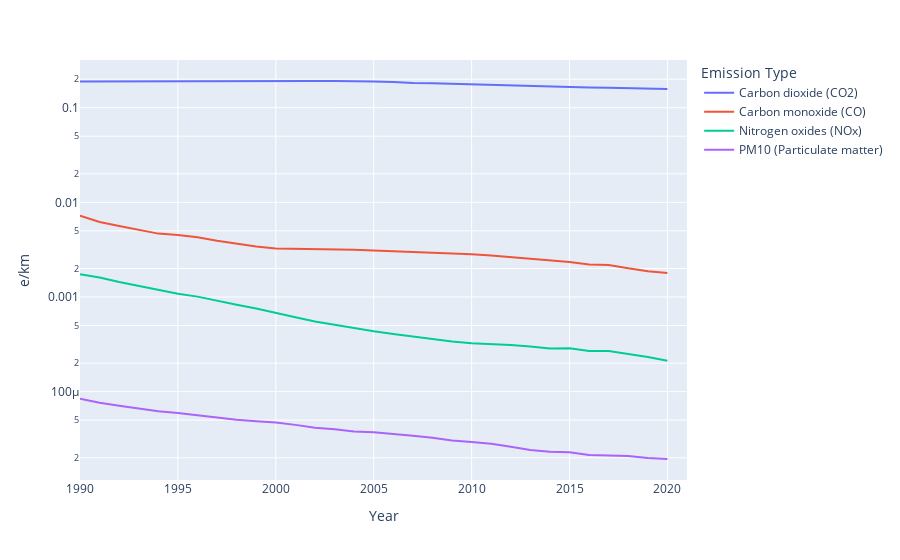

Here is the notebook cell this chart was saved with:
### Markdown cell above
### Graphs and stuff

### Code cell
px.line(car_data, x="Year", y="e/km", color="Emission Type", log_y=True)

### Figure 1 — Plotly figure (JSON) as saved in the notebook; plotly's stock layout.template omitted (floating-point values rounded to 4 significant figures)
{"data": [{"hovertemplate": "Emission Type=Carbon dioxide (CO2)<br>Year=%{x}<br>e/km=%{y}<extra></extra>", "legendgroup": "Carbon dioxide (CO2)", "line": {"color": "#636efa", "dash": "solid"}, "marker": {"symbol": "circle"}, "mode": "lines", "name": "Carbon dioxide (CO2)", "orientation": "v", "showlegend": true, "type": "scatter", "x": [1990, 1991, 1992, 1993, 1994, 1995, 1996, 1997, 1998, 1999, 2000, 2001, 2002, 2003, 2004, 2005, 2006, 2007, 2008, 2009, 2010, 2011, 2012, 2013, 2014, 2015, 2016, 2017, 2018, 2019, 2020, 2021], "xaxis": "x", "y": [0.1893, 0.1897, 0.1902, 0.1903, 0.1913, 0.1913, 0.1907, 0.1914, 0.1906, 0.1912, 0.191, 0.191, 0.1912, 0.1909, 0.1911, 0.1889, 0.1871, 0.182, 0.1807, 0.1783, 0.1759, 0.1739, 0.1707, 0.1686, 0.1659, 0.1646, 0.1634, 0.1625, 0.1613, 0.1595, 0.1576, null], "yaxis": "y"}, {"hovertemplate": "Emission Type=Carbon monoxide (CO)<br>Year=%{x}<br>e/km=%{y}<extra></extra>", "legendgroup": "Carbon monoxide (CO)", "line": {"color": "#EF553B", "dash": "solid"}, "marker": {"symbol": "circle"}, "mode": "lines", "name": "Carbon monoxide (CO)", "orientation": "v", "showlegend": true, "type": "scatter", "x": [1990, 1991, 1992, 1993, 1994, 1995, 1996, 1997, 1998, 1999, 2000, 2001, 2002, 2003, 2004, 2005, 2006, 2007, 2008, 2009, 2010, 2011, 2012, 2013, 2014, 2015, 2016, 2017, 2018, 2019, 2020, 2021], "xaxis": "x", "y": [0.007241, 0.006192, 0.005618, 0.005111, 0.004672, 0.00451, 0.004266, 0.003924, 0.00363, 0.003415, 0.003255, 0.003231, 0.003218, 0.003214, 0.003151, 0.003093, 0.003038, 0.003015, 0.002963, 0.002899, 0.002834, 0.002752, 0.002637, 0.002546, 0.002406, 0.002348, 0.002199, 0.002181, 0.002007, 0.00187, 0.001793, null], "yaxis": "y"}, {"hovertemplate": "Emission Type=Nitrogen oxides (NOx)<br>Year=%{x}<br>e/km=%{y}<extra></extra>", "legendgroup": "Nitrogen oxides (NOx)", "line": {"color": "#00cc96", "dash": "solid"}, "marker": {"symbol": "circle"}, "mode": "lines", "name": "Nitrogen oxides (NOx)", "orientation": "v", "showlegend": true, "type": "scatter", "x": [1990, 1991, 1992, 1993, 1994, 1995, 1996, 1997, 1998, 1999, 2000, 2001, 2002, 2003, 2004, 2005, 2006, 2007, 2008, 2009, 2010, 2011, 2012, 2013, 2014, 2015, 2016, 2017, 2018, 2019, 2020, 2021], "xaxis": "x", "y": [0.001743, 0.001607, 0.00144, 0.001308, 0.00118, 0.001084, 0.001009, 0.0009111, 0.0008273, 0.0007572, 0.000676, 0.00061, 0.0005517, 0.0005081, 0.0004693, 0.0004352, 0.0004071, 0.0003825, 0.0003625, 0.0003389, 0.0003255, 0.0003196, 0.0003113, 0.0002994, 0.0002864, 0.0002874, 0.0002683, 0.000268, 0.0002501, 0.0002328, 0.0002115, null], "yaxis": "y"}, {"hovertemplate": "Emission Type=PM10 (Particulate matter)<br>Year=%{x}<br>e/km=%{y}<extra></extra>", "legendgroup": "PM10 (Particulate matter)", "line": {"color": "#ab63fa", "dash": "solid"}, "marker": {"symbol": "circle"}, "mode": "lines", "name": "PM10 (Particulate matter)", "orientation": "v", "showlegend": true, "type": "scatter", "x": [1990, 1991, 1992, 1993, 1994, 1995, 1996, 1997, 1998, 1999, 2000, 2001, 2002, 2003, 2004, 2005, 2006, 2007, 2008, 2009, 2010, 2011, 2012, 2013, 2014, 2015, 2016, 2017, 2018, 2019, 2020, 2021], "xaxis": "x", "y": [8.428e-05, 7.639e-05, 7.09e-05, 6.584e-05, 6.219e-05, 5.942e-05, 5.617e-05, 5.272e-05, 5.044e-05, 4.861e-05, 4.721e-05, 4.456e-05, 4.156e-05, 4.004e-05, 3.802e-05, 3.718e-05, 3.583e-05, 3.424e-05, 3.259e-05, 3.054e-05, 2.932e-05, 2.817e-05, 2.618e-05, 2.422e-05, 2.314e-05, 2.284e-05, 2.135e-05, 2.111e-05, 2.084e-05, 1.993e-05, 1.943e-05, null], "yaxis": "y"}], "layout": {"autosize": true, "legend": {"title": {"text": "Emission Type"}, "tracegroupgap": 0}, "margin": {"t": 60}, "xaxis": {"anchor": "y", "autorange": true, "domain": [0, 1], "range": [1990, 2021], "title": {"text": "Year"}, "type": "linear"}, "yaxis": {"anchor": "x", "autorange": true, "domain": [0, 1], "range": [-4.933, -0.4962], "title": {"text": "e/km"}, "type": "log"}}}
